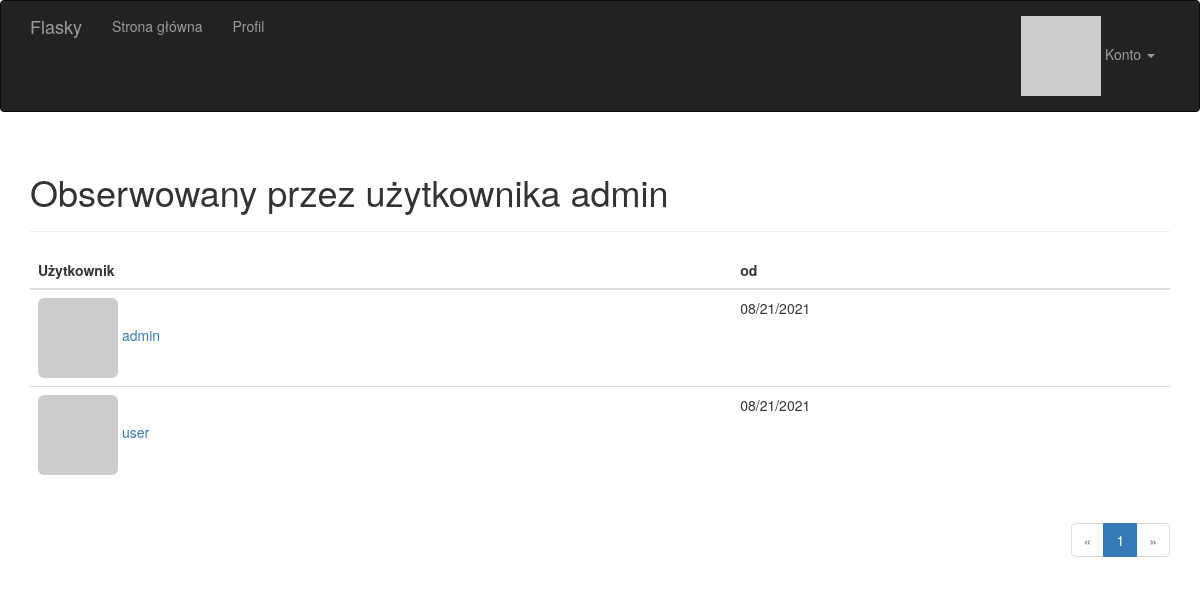
Page /followed_by/admin (signed in) on the committed database.
### app/models.py (models this page shows, shortened)
class User(UserMixin, db.Model):
    __tablename__ = 'users'
    name = db.Column(db.String(64))
    location = db.Column(db.String(64))
    about_me = db.Column(db.Text())
    member_since = db.Column(db.DateTime(), default=datetime.utcnow)
    last_seen = db.Column(db.DateTime(), default=datetime.utcnow)
    id = db.Column(db.Integer, primary_key=True)
    email = db.Column(db.String(64), unique=True, index=True)
    username = db.Column(db.String(64), unique=True, index=True)
    password_hash = db.Column(db.String(128))
    confirmed = db.Column(db.Boolean, default=False)
    role_id = db.Column(db.Integer, db.ForeignKey('roles.id'))
    avatar_hash = db.Column(db.String(32))
    posts = db.relationship('Post', backref='author', lazy='dynamic')
    followed = db.relationship('Follow',
                               foreign_keys=[Follow.follower_id],
                               backref=db.backref('follower', lazy='joined'),
                               lazy='dynamic',
                               cascade='all, delete-orphan')
    followers = db.relationship('Follow',
                                foreign_keys=[Follow.followed_id],
                                backref=db.backref('followed', lazy='joined'),
                                lazy='dynamic',
                                cascade='all, delete-orphan')
    @property
    def password(self):
        raise AttributeError('Nie można odczytać atrybutu password')
    def ping(self):
        self.last_seen = datetime.utcnow()
        db.session.add(self)
        db.session.commit()
    def gravatar(self, size=100, default='identicon', rating='g'):
        if request.is_secure:
            url = 'https://secure.gravatar.com/avatar'
        else:
            url = 'http://secure.gravatar.com/avatar'
        hash = self.avatar_hash or self.gravatar_hash()
        return '{url}/{hash}?s={size}&d={default}&r={rating}'.format(url=url, hash=hash, size=size,
                                                                     default=default, rating=rating)
    def gravatar_hash(self):
        return hashlib.md5(self.email.lower().encode('utf-8')).hexdigest()

class Follow(db.Model):
    __tablename__ = 'follows'
    follower_id = db.Column(db.Integer, db.ForeignKey('users.id'), primary_key=True)
    followed_id = db.Column(db.Integer, db.ForeignKey('users.id'), primary_key=True)
    timestamp = db.Column(db.DateTime, default=datetime.utcnow)

### app/main/views.py (the view)
@main.route('/followed_by/<username>')
def followed_by(username):
    user = User.query.filter_by(username=username).first()
    if user is None:
        flash('Nieprawidłowy użytkownik')
        return redirect(url_for('.index'))
    page = request.args.get('page', 1, type=int)
    pagination = user.followed.paginate(page, per_page=current_app.config['FOLLOWERS_PER_PAGE'], error_out=False)
    follows = [{'user': item.followed, 'timestamp': item.timestamp} for item in pagination.items]
    return render_template('followers.html', user=user, title="Obserwowany przez użytkownika", endpoint='.followed_by',
                           pagination=pagination, follows=follows)

### app/auth/views.py (called while the page is built)
@auth.before_app_request
def before_request():
    if current_user.is_authenticated:
        current_user.ping()
        if not current_user.confirmed \
                and request.endpoint \
                and request.blueprint != 'auth' \
                and request.endpoint != 'static':
            return redirect(url_for('auth.unconfirmed'))

### app/main/__init__.py (called while the page is built)
@main.app_context_processor
def inject_permissions():
    return dict(Permission=Permission)

### app/models.py (called while the page is built)
@login_manager.user_loader
def load_user(user_id):
    return User.query.get(int(user_id))

### app/templates/followers.html (shortened to what this page needs)
{% extends "base.html" %}
{% import "_macros.html" as macros %}
{% block page_content %}
<div class="page-header">
    <h1>{{ title }} {{ user.username }}</h1>
</div>
<table class="table table-hover followers">
    <thead><tr><th>Użytkownik</th><th>od</th></tr></thead>
    {% for follow in follows %}
        {% if follow.user.id != current_user.id %}
            <tr>
                <td>
                    <a href="{{ url_for('.user', username = follow.user.username) }}">
                        <img class="img-rounded" src="{{ follow.user.gravatar(size=32) }}">
                        {{ follow.user.username }}
                    </a>
                </td>
                <td>{{ moment(follow.timestamp).format('L') }}</td>
            </tr>
        {% endif %}
    {% endfor %}
</table>
<div class="pagination">
    {{ macros.pagination_widget(pagination, endpoint, username = user.username) }}
</div>
{% endblock %}

### app/static/styles.css (style rules this page uses)
div.pagination { width: 100%; text-align: right; padding: 0px; margin: 0px; }

### rows in the picture
User: username "admin", user.username "admin"
Follow: timestamp "08/21/2021"
User: user.username "user"
Follow: timestamp "08/21/2021"

### other values in the picture
{{ title }} "Obserwowany przez użytkownika"
{{ p }} "1"
